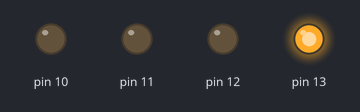
A sketch run on a simulated Arduino Uno, built with avr-gcc and run on an emulated ATmega328P. Shown: output pins drawn as LEDs (lit = HIGH).

Above: at 0.2 s.
At 1.2 s:
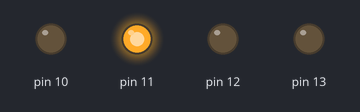
At 3.1 s:
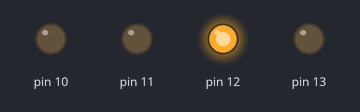
At 4.1 s:
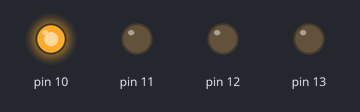
Timing chart, 0 to 5.5 s (numbered marks = the images above):
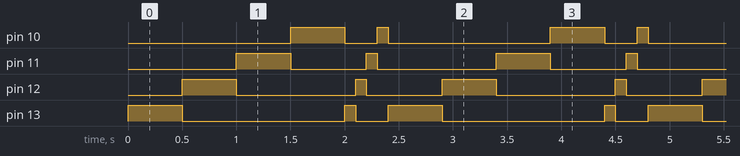

The sketch:

sketch_jan5a.ino
```cpp
int time = 500;
int time2 = 100;
void setup() {
  // put your setup code here, to run once:
  pinMode(13, OUTPUT);
  pinMode(12, OUTPUT);
  pinMode(11, OUTPUT);
  pinMode(10, OUTPUT);


}

void loop() {
  // put your main code here, to run repeatedly:
  for(int i=0; i<5; i++)
   digitalWrite(13,HIGH);
   delay(time);
   digitalWrite(13,LOW);
   digitalWrite(12,HIGH);
   delay(time);
   digitalWrite(12,LOW);
   digitalWrite(11,HIGH);
   delay(time);
   digitalWrite(11,LOW);
   digitalWrite(10,HIGH);
   delay(time);
   digitalWrite(10,LOW);
  for(int j=0; j<5; j++)
   digitalWrite(13,HIGH);
   delay(time2);
   digitalWrite(13,LOW);
   digitalWrite(12,HIGH);
   delay(time2);
   digitalWrite(12,LOW);
   digitalWrite(11,HIGH);
   delay(time2);
   digitalWrite(11,LOW);
   digitalWrite(10,HIGH);
   delay(time2);
   digitalWrite(10,LOW);


}
```

Measured:
- by itself, pin 10: repeats every 2.4 s: LOW 0.30 s, HIGH 0.10 s, LOW 1.5 s, HIGH 0.50 s
- by itself, pin 11: repeats every 2.4 s: LOW 0.70 s, HIGH 0.10 s, LOW 1.1 s, HIGH 0.50 s
- by itself, pin 12: repeats every 2.4 s: LOW 1.1 s, HIGH 0.10 s, LOW 0.70 s, HIGH 0.50 s
- by itself, pin 13: repeats every 2.4 s: LOW 1.5 s, HIGH 0.10 s, LOW 0.30 s, HIGH 0.50 s
